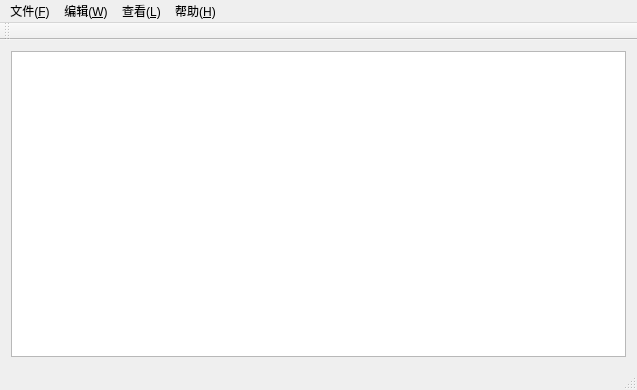
<?xml version="1.0" encoding="UTF-8"?>
<ui version="4.0">
 <class>MainWindow</class>
 <widget class="QMainWindow" name="MainWindow">
  <property name="geometry">
   <rect>
    <x>0</x>
    <y>0</y>
    <width>637</width>
    <height>390</height>
   </rect>
  </property>
  <property name="windowTitle">
   <string>MainWindow</string>
  </property>
  <widget class="QWidget" name="centralWidget">
   <layout class="QVBoxLayout" name="verticalLayout">
    <item>
     <widget class="QTextEdit" name="textEdit"/>
    </item>
   </layout>
  </widget>
  <widget class="QMenuBar" name="menuBar">
   <property name="geometry">
    <rect>
     <x>0</x>
     <y>0</y>
     <width>637</width>
     <height>28</height>
    </rect>
   </property>
   <widget class="QMenu" name="menu">
    <property name="title">
     <string>文件(&amp;F)</string>
    </property>
    <addaction name="newAction"/>
    <addaction name="openAction"/>
    <addaction name="saveAction"/>
    <addaction name="newSaveAction"/>
   </widget>
   <widget class="QMenu" name="menu_W">
    <property name="title">
     <string>编辑(&amp;W)</string>
    </property>
    <addaction name="undoAction"/>
    <addaction name="redoAction"/>
    <addaction name="cutAction"/>
    <addaction name="copyAction"/>
    <addaction name="allSelectAction"/>
    <addaction name="pasteAction"/>
    <addaction name="dateAction"/>
   </widget>
   <widget class="QMenu" name="menu_L">
    <property name="title">
     <string>查看(&amp;L)</string>
    </property>
    <addaction name="fontAction"/>
    <addaction name="colorAction"/>
   </widget>
   <widget class="QMenu" name="menu_H">
    <property name="title">
     <string>帮助(&amp;H)</string>
    </property>
    <addaction name="aboutAction"/>
    <addaction name="quitAction"/>
    <addaction name="updateAction"/>
    <addaction name="musicAction"/>
   </widget>
   <addaction name="menu"/>
   <addaction name="menu_W"/>
   <addaction name="menu_L"/>
   <addaction name="menu_H"/>
  </widget>
  <widget class="QToolBar" name="mainToolBar">
   <attribute name="toolBarArea">
    <enum>TopToolBarArea</enum>
   </attribute>
   <attribute name="toolBarBreak">
    <bool>false</bool>
   </attribute>
  </widget>
  <widget class="QStatusBar" name="statusBar"/>
  <action name="newAction">
   <property name="text">
    <string>新建(&amp;N)</string>
   </property>
  </action>
  <action name="saveAction">
   <property name="text">
    <string>保存(&amp;S)</string>
   </property>
  </action>
  <action name="newSaveAction">
   <property name="text">
    <string>另存为(&amp;A)</string>
   </property>
  </action>
  <action name="openAction">
   <property name="text">
    <string>打开(&amp;O)</string>
   </property>
  </action>
  <action name="fontAction">
   <property name="text">
    <string>字体(&amp;F)</string>
   </property>
  </action>
  <action name="colorAction">
   <property name="text">
    <string>颜色(&amp;C)</string>
   </property>
  </action>
  <action name="aboutAction">
   <property name="text">
    <string>关于(&amp;A)</string>
   </property>
  </action>
  <action name="quitAction">
   <property name="text">
    <string>退出(&amp;Q)</string>
   </property>
  </action>
  <action name="updateAction">
   <property name="text">
    <string>更新(&amp;U)</string>
   </property>
  </action>
  <action name="cutAction">
   <property name="text">
    <string>剪切(&amp;C)</string>
   </property>
  </action>
  <action name="copyAction">
   <property name="text">
    <string>复制(&amp;Y)</string>
   </property>
  </action>
  <action name="allSelectAction">
   <property name="text">
    <string>全选(&amp;S)</string>
   </property>
  </action>
  <action name="pasteAction">
   <property name="text">
    <string>粘贴(&amp;P)</string>
   </property>
  </action>
  <action name="dateAction">
   <property name="text">
    <string>日期(&amp;D)</string>
   </property>
  </action>
  <action name="undoAction">
   <property name="text">
    <string>撤销(&amp;U)</string>
   </property>
  </action>
  <action name="redoAction">
   <property name="text">
    <string>重做(&amp;R)</string>
   </property>
  </action>
  <action name="musicAction">
   <property name="text">
    <string>音乐(&amp;M)</string>
   </property>
  </action>
 </widget>
 <layoutdefault spacing="6" margin="11"/>
 <resources/>
 <connections/>
</ui>
